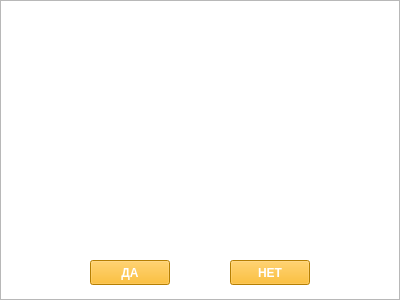
<?xml version="1.0" encoding="UTF-8"?>
<ui version="4.0">
 <class>Winner</class>
 <widget class="QWidget" name="Winner">
  <property name="geometry">
   <rect>
    <x>0</x>
    <y>0</y>
    <width>400</width>
    <height>300</height>
   </rect>
  </property>
  <property name="windowTitle">
   <string>Form</string>
  </property>
  <property name="styleSheet">
   <string notr="true"/>
  </property>
  <widget class="QPushButton" name="YES">
   <property name="geometry">
    <rect>
     <x>90</x>
     <y>260</y>
     <width>80</width>
     <height>25</height>
    </rect>
   </property>
   <property name="styleSheet">
    <string notr="true">font-weight: bold;
font-size: 12px;
color: #fff;
background-color: #ffb204;

</string>
   </property>
   <property name="text">
    <string>ДА</string>
   </property>
  </widget>
  <widget class="QLabel" name="winner">
   <property name="geometry">
    <rect>
     <x>136</x>
     <y>178</y>
     <width>125</width>
     <height>27</height>
    </rect>
   </property>
   <property name="styleSheet">
    <string notr="true">background-color: transparent;</string>
   </property>
   <property name="text">
    <string/>
   </property>
  </widget>
  <widget class="QPushButton" name="NO">
   <property name="geometry">
    <rect>
     <x>230</x>
     <y>260</y>
     <width>80</width>
     <height>25</height>
    </rect>
   </property>
   <property name="autoFillBackground">
    <bool>false</bool>
   </property>
   <property name="styleSheet">
    <string notr="true">font-weight: bold;
font-size: 12px;
color: #fff;
background-color: #ffb204;
</string>
   </property>
   <property name="text">
    <string>НЕТ</string>
   </property>
  </widget>
  <widget class="QGraphicsView" name="graphicsView">
   <property name="geometry">
    <rect>
     <x>0</x>
     <y>0</y>
     <width>400</width>
     <height>300</height>
    </rect>
   </property>
   <property name="styleSheet">
    <string notr="true">background-image: url(&quot;:/images/images/winner.png&quot;);</string>
   </property>
  </widget>
  <zorder>graphicsView</zorder>
  <zorder>YES</zorder>
  <zorder>winner</zorder>
  <zorder>NO</zorder>
 </widget>
 <resources/>
 <connections/>
</ui>
